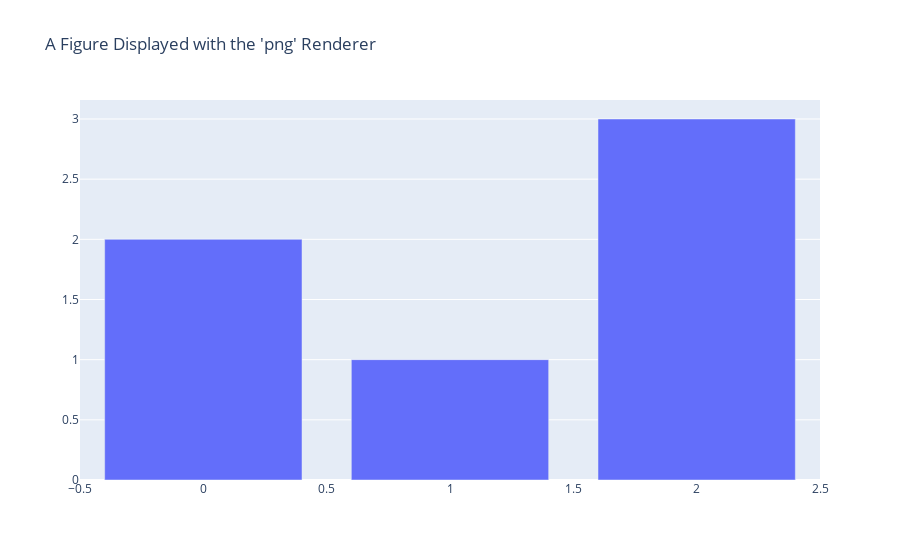

Here is the notebook cell this chart was saved with:
### Code cell
import plotly.graph_objects as go
fig = go.Figure(
    data=[go.Bar(y=[2, 1, 3])],
    layout_title_text="A Figure Displayed with the 'png' Renderer"
)
# fig.show(renderer="png")
fig.show()

### Figure 1 — Plotly figure (JSON) as saved in the notebook; plotly's stock layout.template omitted (floating-point values rounded to 4 significant figures)
{"data": [{"type": "bar", "y": [2, 1, 3]}], "layout": {"autosize": true, "title": {"text": "A Figure Displayed with the 'png' Renderer"}, "xaxis": {"autorange": true, "range": [-0.5, 2.5]}, "yaxis": {"autorange": true, "range": [0, 3.158], "type": "linear"}}}
